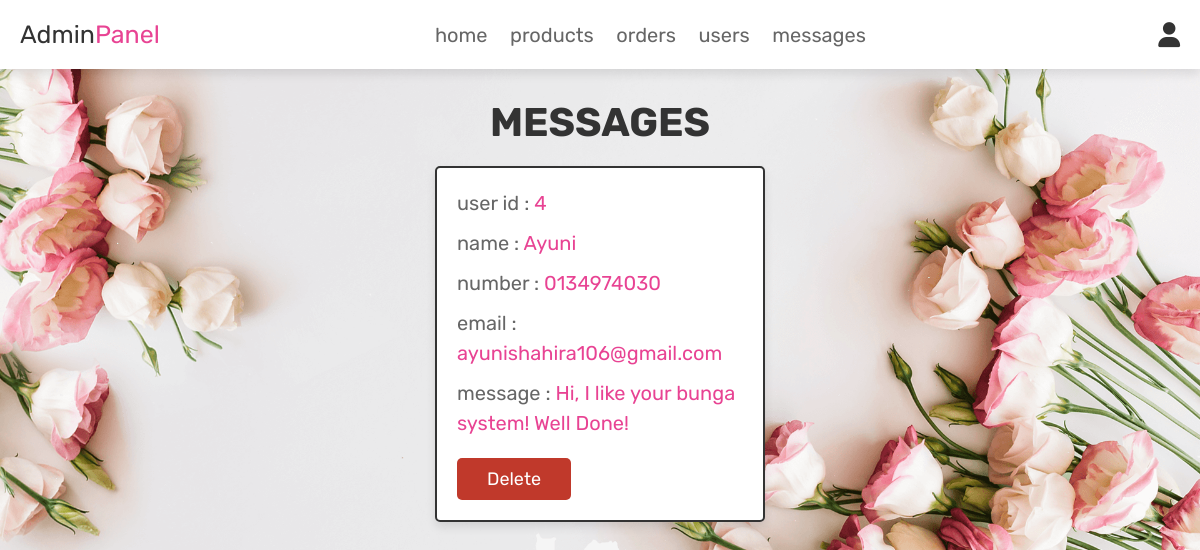
Screenshot of /admin_contacts.php (signed in) with the database file from the repository.
### tables this page shows
CREATE TABLE IF NOT EXISTS `message` (
  `id` int NOT NULL AUTO_INCREMENT,
  `user_id` int NOT NULL,
  `name` varchar(100) NOT NULL,
  `email` varchar(100) NOT NULL,
  `number` varchar(12) NOT NULL,
  `message` varchar(500) NOT NULL,
  PRIMARY KEY (`id`)
);

### admin_contacts.php (the view, shortened to what this page needs)
<?php
@include 'config.php';
?>
<!DOCTYPE html>
<html lang="en">
<head>
   <link rel="stylesheet" href="https://cdnjs.cloudflare.com/ajax/libs/font-awesome/6.0.0/css/all.min.css">
   <link rel="stylesheet" href="css/admin_style.css">
</head>
<body>
<?php @include 'admin_header.php'; ?>
<section class="messages">
   <h1 class="title">messages</h1>
   <div class="box-container">
      <?php
       $select_message = mysqli_query($conn, "SELECT * FROM `message`") or die('query failed');
       if(mysqli_num_rows($select_message) > 0){
          while($fetch_message = mysqli_fetch_assoc($select_message)){
      ?>
      <div class="box">
         <p>user id : <span><?php echo $fetch_message['user_id']; ?></span> </p>
         <p>name : <span><?php echo $fetch_message['name']; ?></span> </p>
         <p>number : <span><?php echo $fetch_message['number']; ?></span> </p>
         <p>email : <span><?php echo $fetch_message['email']; ?></span> </p>
         <p>message : <span><?php echo $fetch_message['message']; ?></span> </p>
         <a href="admin_contacts.php?delete=<?php echo $fetch_message['id']; ?>" onclick="return confirm('delete this message?');" class="delete-btn">delete</a>
      </div>
      <?php
         }
      }else{
         echo '<p class="empty">you have no messages!</p>';
      }
      ?>
   </div>
</section>
</body>
</html>

### css/admin_style.css (style rules this page uses)
:root { --pink:#e84393; --red:#c0392b; --orange:#f39c12; --black:#333; --white:#fff; --light-color:#666; --light-white:#ccc; --light-bg:#f5f5f5; --border:.2rem solid var(--black); --box-shadow:0 .5rem 1rem rgba(0,0,0,.1); }
* { font-family: 'Rubik', sans-serif; margin:0; padding:0; box-sizing: border-box; outline: none; border:none; text-decoration: none; transition:all .2s linear; }
html { font-size: 62.5%; overflow-x: hidden; scroll-behavior: smooth; scroll-padding-top: 6.5rem; }
body { background: var(--light-bg); }
section { padding:3rem 2rem; }
.title { text-align: center; margin-bottom: 2rem; color:var(--black); text-transform: uppercase; font-size: 4rem; }
.btn, .delete-btn, .option-btn { display: inline-block; border-radius: .5rem; margin-top: 1rem; font-size: 1.8rem; color:var(--white); cursor: pointer; padding:1rem 3rem; text-transform: capitalize; }
.delete-btn { background-color: var(--red); }
.messages .box-container { display: grid; grid-template-columns: repeat(auto-fit, 33rem); gap:1.5rem; align-items: flex-start; max-width: 1200px; margin: 0 auto; justify-content: center; }
.messages .box-container .box { padding:2rem; border:var(--border); background-color: var(--white); box-shadow: var(--box-shadow); border-radius: .5rem; }
.messages .box-container .box p { font-size: 2rem; color:var(--light-color); margin-bottom: 1rem; line-height: 1.5; }
.messages .box-container .box p span { color:var(--pink); }

### admin_contacts.php (style rules this page uses)
body { background-image: url("images/home-bg.png"); background-repeat: no-repeat; background-size: cover; }

### rows the page displays
message: user "4", name "Ayuni", number "0134974030", email "ayunishahira106@gmail.com", message "Hi, I like your bunga system! Well Done!"
